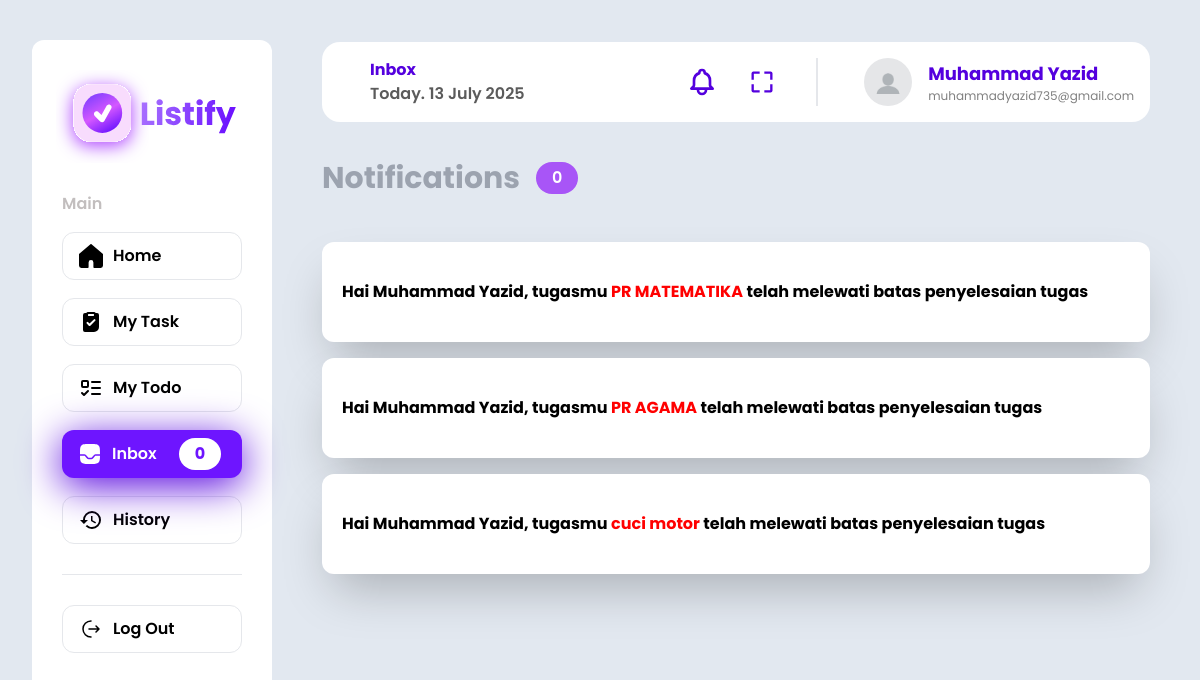
The page /inbox.php (signed in) on the database its author committed.
### tables this page shows
CREATE TABLE `task_manager` (
  `id` int(11) NOT NULL,
  `task_name` varchar(255) NOT NULL,
  `start_time` date NOT NULL,
  `end_time` date NOT NULL,
  `status` varchar(50) NOT NULL,
  `description` text NOT NULL,
  `user_id` int(11) NOT NULL,
  `created_at` timestamp NOT NULL DEFAULT current_timestamp()
);

### src/inbox.php (the view, shortened to what this page needs)
<?php
include 'koneksi.php';
$userName = isset($_SESSION['fullname']) ? $_SESSION['fullname'] : '';
$userEmail = isset($_SESSION['email']) ? $_SESSION['email'] : '';
$user_id = $_SESSION['user_id'];
$currentDate = date("Y-m-d");
$queryTaskManagerCount = "
    SELECT
        COUNT(*) AS notification_count
    FROM
        task_manager
    WHERE
        user_id = '$user_id' AND
        status IN ('Not Started', 'On Progres')
        AND DATEDIFF(end_time, '$currentDate') IN (-1, 0, 1, 2, 3)
";
$resultTaskManagerCount = mysqli_query($conn, $queryTaskManagerCount);
$notificationCountTaskManager = 0;
if ($resultTaskManagerCount) {
    $row = mysqli_fetch_assoc($resultTaskManagerCount);
    $notificationCountTaskManager = $row['notification_count'];
} else {
    echo "Error: " . $queryTaskManagerCount . "<br>" . mysqli_error($conn);
}
$queryTaskCount = "
    SELECT
        COUNT(*) AS notification_count
    FROM
        task
    WHERE
        user_id = '$user_id' AND
        DATE(tanggal) = '$currentDate'
";
$resultTaskCount = mysqli_query($conn, $queryTaskCount);
$notificationCountTask = 0;
if ($resultTaskCount) {
    $row = mysqli_fetch_assoc($resultTaskCount);
    $notificationCountTask = $row['notification_count'];
} else {
    echo "Error: " . $queryTaskCount . "<br>" . mysqli_error($conn);
}
$notificationCount = $notificationCountTaskManager + $notificationCountTask;
?>
<!DOCTYPE html>
<html lang="en">
<head>
    <link rel="stylesheet" href="../src/output.css" />
</head>
<body class="font-[Poppins] bg-slate-200">
    <section class="flex ">
    <div id="Sidebar"
            class="w-[240px] flex flex-col gap-[30px] p-[30px] shrink-0 h-screen  bg-white rounded-xl mt-10 my-10 ml-8">
            <div class="flex justify-center items-center">
                <img src="../public/img/Listify.svg" class="-ml-3" alt="logo">
            </div>
            <div class="general-menu flex flex-col gap-[18px]">
                <h3 class="font-semibold text-base leading-[21px] text-[#C2BEBE]">Main</h3>
                <a href="home.php"
                    class="flex items-center gap-[10px] p-[12px_16px] h-12 rounded-xl border border-taskia-background-grey">
                    <div class="w-6 h-6 flex items-center">
                        <svg xmlns="http://www.w3.org/2000/svg" width="1em" height="1em" viewBox="0 0 15 15" class="text-2xl"><path fill="currentColor" d="M7.825.12a.5.5 0 0 0-.65 0L0 6.27v7.23A1.5 1.5 0 0 0 1.5 15h4a.5.5 0 0 0 .5-.5v-3a1.5 1.5 0 0 1 3 0v3a.5.5 0 0 0 .5.5h4a1.5 1.5 0 0 0 1.5-1.5V6.27z"/></svg>
                    </div>
                    <p class="font-semibold">Home</p>
                </a>
                <a href="mytask.php"
                    class="flex items-center gap-[10px] p-[12px_16px] h-12 rounded-xl border border-taskia-background-grey">
                    <div class="w-6 h-6 flex items-center">
                    </div>
                    <p class="font-semibold">My Task</p>
                </a>
                <a href="mytodo.php"
                    class="flex items-center gap-[10px] p-[12px_16px] h-12 rounded-xl border border-taskia-background-grey">
                    <div class="w-6 h-6 flex items-center">
                        <svg xmlns="http://www.w3.org/2000/svg" width="1em" height="1em" viewBox="0 0 24 24" class="text-2xl"><g fill="none" stroke="currentColor" stroke-linecap="round" stroke-linejoin="round" stroke-width="2"><rect width="6" height="6" x="3" y="5" rx="1"/><path d="m3 17l2 2l4-4m4-9h8m-8 6h8m-8 6h8"/></g></svg>
                    </div>
                    <p class="font-semibold">My Todo</p>
                </a>
                <a href="inbox.php"
                    class="flex items-center gap-[10px] p-[12px_16px] h-12 rounded-xl bg-[#6E15FF] drop-shadow-[0_8px_20px_rgba(84,0,222,100)] text-white">
                    <div class="w-6 h-6 flex items-center">
                    </div>
                    <p class="font-semibold">Inbox</p>
                    <span class=" bg-white rounded-full font-bold px-4 py-1 text-[#6E15FF]  ml-3 text-center"><?= $notificationCount ?></span>
                </a>
                <a href="history.php"
                    class="flex items-center gap-[10px] p-[12px_16px] h-12 rounded-xl border border-taskia-background-grey">
                    <div class="w-6 h-6 flex items-center">
                    </div>
                    <p class="font-semibold">History</p>
                </a>
            </div>
            <hr class="text-taskia-background-grey">
            <button
                id="logoutButton"
                class="flex items-center gap-[10px] p-[12px_16px] h-12 rounded-xl border border-taskia-background-grey">
                <div class="w-6 h-6 flex items-center">
                </div>
                <p class="font-semibold">Log Out</p>
            </button>
        </div>
        <div id="Content"
        class="flex flex-col bg-taskia-background-grey rounded-l-[60px] w-full max-h-screen overflow-y-scroll p-[50px] gap-[30px]">
        <div class="dashboard-nav bg-white flex justify-between items-center w-full -mt-2 p-4 rounded-[18px]">
                <div class=" flex flex-col  ml-8">
                <h1 class="text-left font-bold text-[#5400DE]">Inbox</h1>
                <p class="text-left text-[#5B5B5B] font-semibold">Today. <span id="date"></span></p>
                </div>
                <div class="flex gap-[30px] items-center">
                    <div class="flex gap-3 items-center">
                    <div class="relative">
                    <button class="relative p-2 text-gray-400 flex justify-center items-center w-12 h-12 hover:bg-gray-100 hover:text-gray-600 focus:bg-gray-100 focus:text-gray-600 rounded-full" id="notificationButton">
                            </button>
                        </div>
                        <a href=""
                            class="flex justify-center items-center w-12 h-12 rounded-full ">
                            <button id="fullscreen-button">
                                <svg
                                xmlns="http://www.w3.org/2000/svg"
                                width="28"
                                height="28"
                                class="hover:bg-gray-100 rounded-full font-bold"
                                viewBox="0 0 24 24"
                                style="fill: #5400DE ; transform: scale() ; ";
                                >
                                <path d="M5 5h5V3H3v7h2zm5 14H5v-5H3v7h7zm11-5h-2v5h-5v2h7zm-2-4h2V3h-7v2h5z"></path>
                                </svg>
                            </button>
                        </a>
                    </div>
                    <div class="flex h-12 border-x border-[0.5px] border-taskia-background-grey"></div>
                    <div class="flex gap-4 items-center">
                        <div class="w-12 h-12 rounded-full overflow-hidden">
                            <img src="../public/img/profil.jpg" class="object-cover h-full w-full" alt="photo">
                        </div>
                        <div class="*:text-left flex flex-col">
                            <p class="text-taskia-grey text-lg w-full text-[#5400DE] font-bold"><?php echo $userName; ?></span>
                            <p class="text-xs text-[#818181]"><?php echo $userEmail; ?></p>
                        </div>
                    </div>
                </div>
            </div>
            <div class="w-full mt-2  flex items-center gap-4">
                <?php
                    $user_id = isset($_SESSION['user_id']) ? $_SESSION['user_id'] : '';
                ?>
                <h1 class="font-bold text-3xl text-gray-400">Notifications</h1>
                <span class=" bg-purple-500 rounded-full font-semibold px-4 py-1 text-white text-center"><?php echo $notificationCount; ?></span>
            </div>
            <div id="notifications">
                    <?php
                    $queryTaskManager = "
                        SELECT
                            task_name,
                            DATEDIFF(end_time, '$currentDate') AS interval_tgl
                        FROM
                            task_manager
                        WHERE
                            user_id = '$user_id' AND
                            status IN ('Not Started', 'On Progres')
                    ";
                    $resultTaskManager = mysqli_query($conn, $queryTaskManager);
                    if ($resultTaskManager) {
                        while ($task = mysqli_fetch_assoc($resultTaskManager)) {
                            $task_name = $task['task_name'];
                            $interval_tgl = $task['interval_tgl'];
                            if ($interval_tgl == 1 || $interval_tgl == 2 || $interval_tgl == 3) {
                                echo "<div class='px-3 h-[100px] bg-white rounded-xl shadow-2xl flex items-center mt-4'>
                                    <div class='font-bold'>
                                        <ion-icon name='alert-circle' class='text-blue-500 mr-2'></ion-icon>
                                        Hai $userName, tugasmu <a style='color:red'>$task_name</a> akan berakhir $interval_tgl hari lagi, ayo kerjakan 💪
                                    </div>
                                </div>";
                            } elseif ($interval_tgl < 0) {
                                echo "<div class='px-3 h-[100px] bg-white rounded-xl shadow-2xl flex items-center mt-4'>
                                    <div class='font-bold'>
                                        <ion-icon name='alert-circle' class='text-blue-500 mr-2'></ion-icon>
                                        Hai $userName, tugasmu <a style='color:red'>$task_name</a> telah melewati batas penyelesaian tugas
                                    </div>
                                </div>";
                            }
                        }
                    } else {
                        echo "Error: " . $queryTaskManager . "<br>" . mysqli_error($conn);
                    }
                    ?>
                </div>
        </div>
    </section>
</body>
</html>

### rows shown on the page
task_manager: task_name "PR MATEMATIKA"
task_manager: task_name "PR AGAMA"
task_manager: task_name "cuci motor"

### other values the page prints
$notificationCount "0"
$userName "Muhammad Yazid"
$userEmail "muhammadyazid735@gmail.com"
